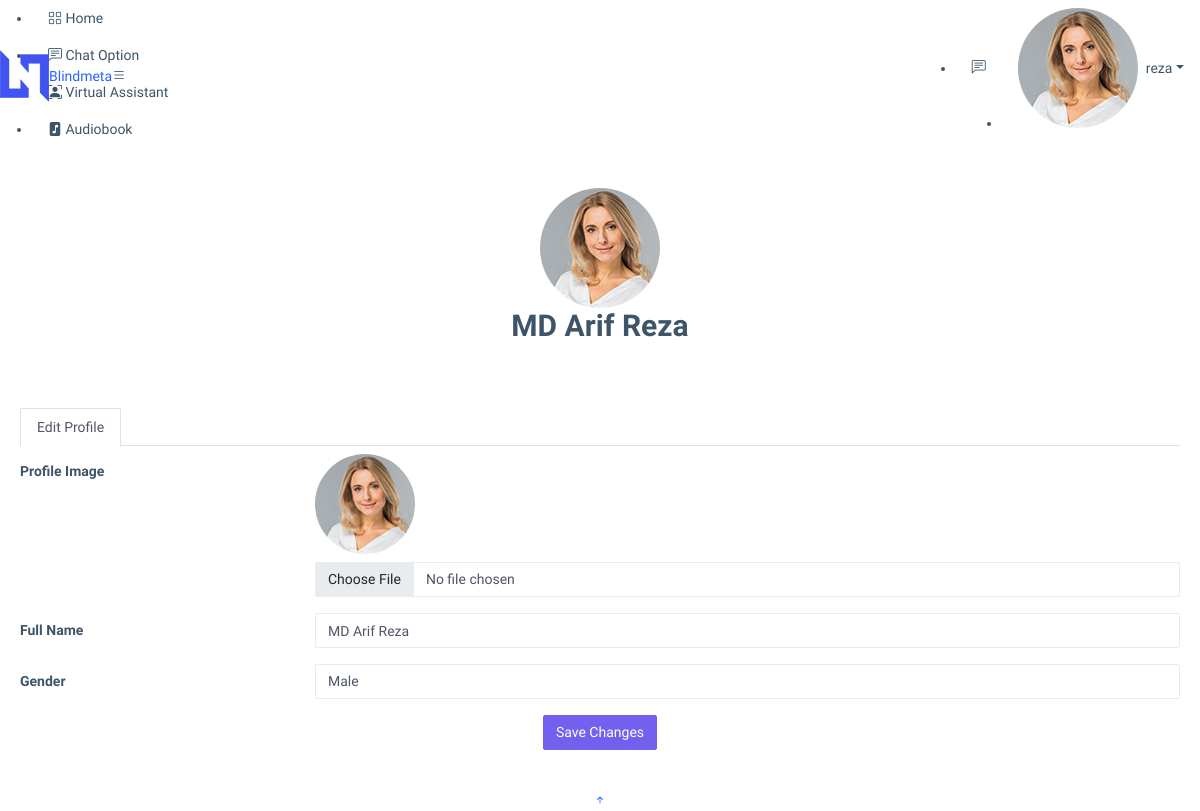
/profile/ (signed in), run on an earlier commit of the app's database.
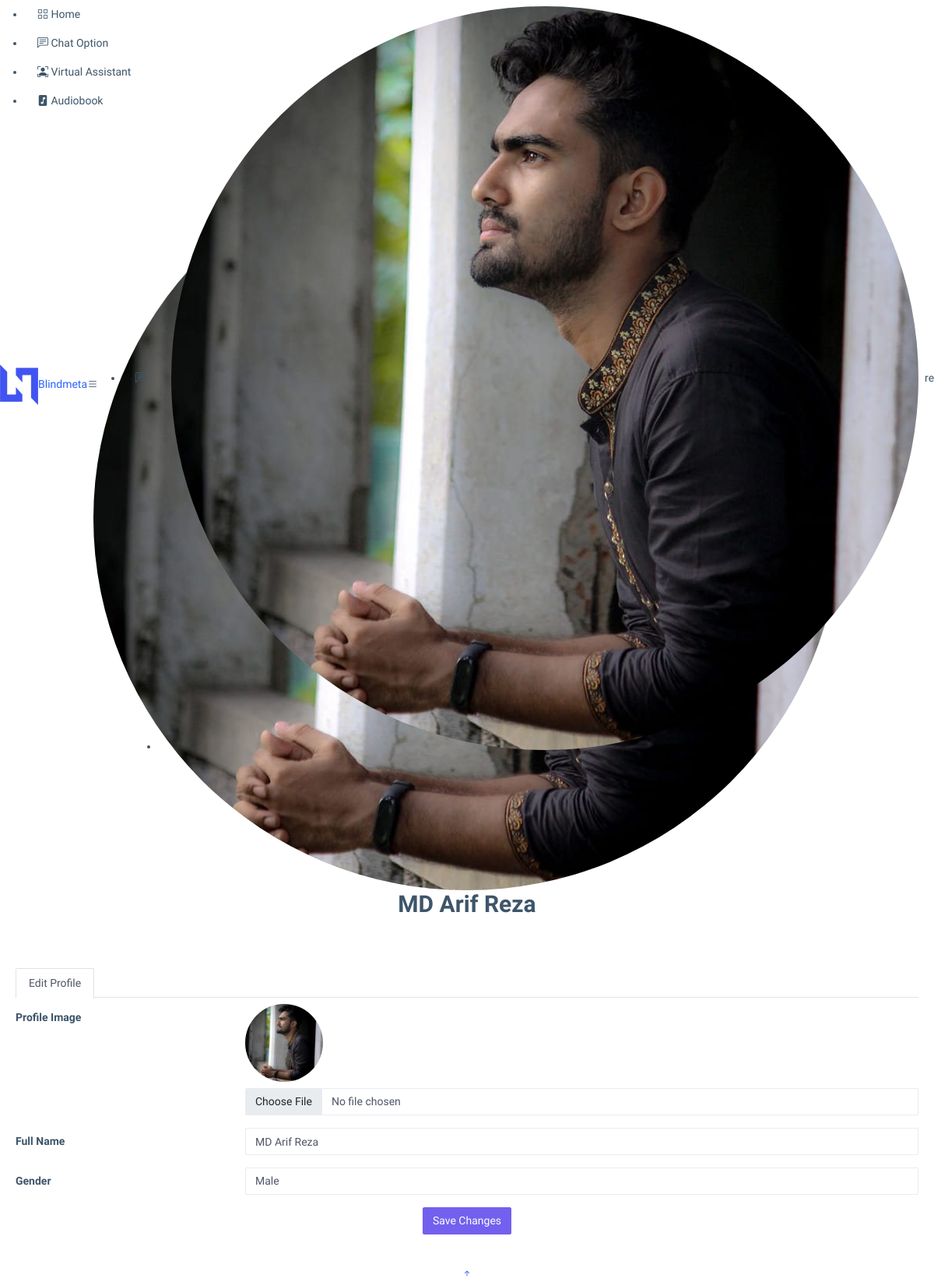
And on a later commit of the database.
### chat/models.py (models this page shows, shortened)
class Profile(models.Model):
    user = models.OneToOneField(User, on_delete=models.CASCADE)
    name = models.CharField(max_length=100, blank=True)
    image = models.ImageField(upload_to=user_path, blank=True)
    gender = models.CharField(choices=sex, default='male', max_length=15)

### chat/views.py (the view)
# urls.py: path('profile/', views.profile, name="profile"),
@login_required
def profile(request):
    if request.method == "POST":
        person = Profile.objects.get(user=request.user.id)
        form = ProfileForm(request.POST, request.FILES or None, instance=person)
        if form.is_valid():
            form.save()
    return render(request, 'pages/profile.html')

### chat/context_preprocessors.py (called while the page is built)
def user_profile(request):
    if request.user.is_authenticated:
        profile = Profile.objects.get(user=request.user)
        context = {
            'profile': profile,
        }
    else:
        context = {}
    return context

### templates/pages/profile.html (shortened to what this page needs)
{% extends '../base.html' %} {% block metatitle %} {{request.user.username}} Profile {% endblock %} {% block content %} {% load static %}
<section class="section profile">
    <div class="row">
        <div class="col-xl-4">
            <div class="card">
                <div class="card-body profile-card pt-4 d-flex flex-column align-items-center">
                    {% if profile.image %}
                    <img src="{{profile.image.url}}" alt="Profile" class="rounded-circle"> {% else %}
                    <img src="{% static 'admin/assets/img/profile-img.jpg' %}" alt="Profile" class="rounded-circle"> {% endif %} {% if profile.name %}
                    <h2>{{ profile.name }}</h2>
                    {% else %}
                    <h2>Edit Your Name</h2>
                    {% endif %}
                </div>
            </div>
        </div>
        <div class="col-xl-8">
            <div class="card">
                <div class="card-body pt-3">
                    <ul class="nav nav-tabs nav-tabs-bordered">
                        <li class="nav-item">
                            <button class="nav-link active" data-bs-toggle="tab" data-bs-target="#profile-overview">Edit Profile</button>
                        </li>
                    </ul>
                    <div class="tab-content pt-2">
                        <div class="tab-pane fade show active profile-overview" id="profile-overview">
                            <form method="post" action="{% url 'lifehack:profile' %}" enctype="multipart/form-data">
                                <div class="row mb-3">
                                    <label for="profileImage" class="col-md-4 col-lg-3 col-form-label">Profile Image</label>
                                    <div class="col-md-8 col-lg-9">
                                        {% if profile.image %}
                                        <img src="{{profile.image.url}}" style="height: 100px; width: 100px;" alt="Profile" class="rounded-circle"> {% endif %}
                                        <div class="pt-2">
                                            <input type="file" class="form-control" name="image" />
                                        </div>
                                    </div>
                                </div>
                                <div class="row mb-3">
                                    <label for="fullName" class="col-md-4 col-lg-3 col-form-label">Full Name</label>
                                    <div class="col-md-8 col-lg-9">
                                        <input name="name" type="text" class="form-control" id="fullName" value="{{profile.name}}">
                                    </div>
                                </div>
                                <div class="row mb-3">
                                    <label for="fullName" class="col-md-4 col-lg-3 col-form-label">Gender</label>
                                    <div class="col-md-8 col-lg-9">
                                        <select name="gender" class="form-control">
                                            <option {% if profile.gender == 'male' %} selected {% endif %} value="male">Male</option>
                                        </select>
                                    </div>
                                </div>
                                <div class="text-center">
                                    <button type="submit" class="btn btn-primary">Save Changes</button>
                                </div>
                            </form>
                        </div>
                    </div>
                </div>
            </div>
        </div>
    </div>
</section>
{% load static %} {% endblock %}

### templates/base.html (shortened to what this page needs)
{% load static %}
<!DOCTYPE html>
<html lang="en">
<head>
    <link href="{% static 'admin/assets/vendor/bootstrap/css/bootstrap.min.css' %}" rel="stylesheet">
    <link href="{% static 'admin/assets/vendor/bootstrap-icons/bootstrap-icons.css' %}" rel="stylesheet">
    <link href="{% static 'admin/assets/vendor/boxicons/css/boxicons.min.css' %}" rel="stylesheet">
    <link href="{% static 'admin/assets/vendor/quill/quill.snow.css' %}" rel="stylesheet">
    <link href="{% static 'admin/assets/vendor/quill/quill.bubble.css' %}" rel="stylesheet">
    <link href="{% static 'admin/assets/vendor/remixicon/remixicon.css' %}" rel="stylesheet">
    <link href="{% static 'admin/assets/vendor/simple-datatables/style.css' %}" rel="stylesheet">
    <link href="{% static 'admin/assets/css/style.css' %}" rel="stylesheet">
    <link rel="stylesheet" href="https://cdnjs.cloudflare.com/ajax/libs/font-awesome/6.2.1/css/all.min.css"> {% block style %} {% endblock %}
</head>
<body>
    {% include 'header.html' %}
    {% include 'sidebar.html' %}
    <main id="main" class="main">
        {% block content %} {% endblock content %}
    </main>
    <a href="#" class="back-to-top d-flex align-items-center justify-content-center"><i class="bi bi-arrow-up-short"></i></a>
</body>
</html>

### templates/header.html (shortened to what this page needs)
{% load static %}
<header id="header" class="header fixed-top d-flex align-items-center">
    <div class="d-flex align-items-center justify-content-between">
        <a href="{% url 'lifehack:home' %}" class="logo d-flex align-items-center">
            <img src="{% static 'admin/assets/img/logo.png' %}" alt="">
            <span class="d-none d-lg-block">Blindmeta</span>
        </a>
        <i class="bi bi-list toggle-sidebar-btn"></i>
    </div>
    <nav class="header-nav ms-auto">
        <ul class="d-flex align-items-center">
            <li class="nav-item dropdown">
                <a class="nav-link nav-icon" href="#" data-bs-toggle="dropdown">
                    <i class="bi bi-chat-left-text"></i>
                </a>
            </li>
            <li class="nav-item dropdown pe-3">
                <a class="nav-link nav-profile d-flex align-items-center pe-0" href="#" data-bs-toggle="dropdown">
                    {% if profile.image %}
                    <img src="{{profile.image.url}}" alt="Profile" class="rounded-circle">
                    {% else %}
                    <img src="{% static 'admin/assets/img/profile-img.jpg' %}" alt="Profile" class="rounded-circle">
                    {% endif %}
                    <span class="d-none d-md-block dropdown-toggle ps-2">{{request.user.username}}</span>
                </a>
            </li>
        </ul>
    </nav>
</header>

### templates/sidebar.html
{% load static %}
<aside id="sidebar" class="sidebar">
    <ul class="sidebar-nav" id="sidebar-nav">
        <li class="nav-item">
            <a class="nav-link collapsed" href="{% url 'lifehack:home' %}">
                <i class="bi bi-grid"></i>
                <span>Home</span>
            </a>
        </li>
        <li class="nav-item">
            <a class="nav-link collapsed" href="{% url 'lifehack:chat-page' %}">
                <i class="bi bi-chat-left-text"></i>
                <span>Chat Option</span>
            </a>
        </li>
        <li class="nav-item">
            <a class="nav-link collapsed" href="{% url 'lifehack:vassist' %}">
                <i class="bi bi-person-bounding-box"></i>
                <span>Virtual Assistant</span>
            </a>
        </li>
        <li class="nav-item">
            <a class="nav-link collapsed" href="{% url 'lifehack:audiobook' %}">
                <i class="bi bi-file-music-fill"></i>
                <span>Audiobook</span>
            </a>
        </li>
    </ul>
</aside>

What changed in the data, as far as the page shows it:
changed Profile "MD Arif Reza": image: a different picture; image: picture removed
